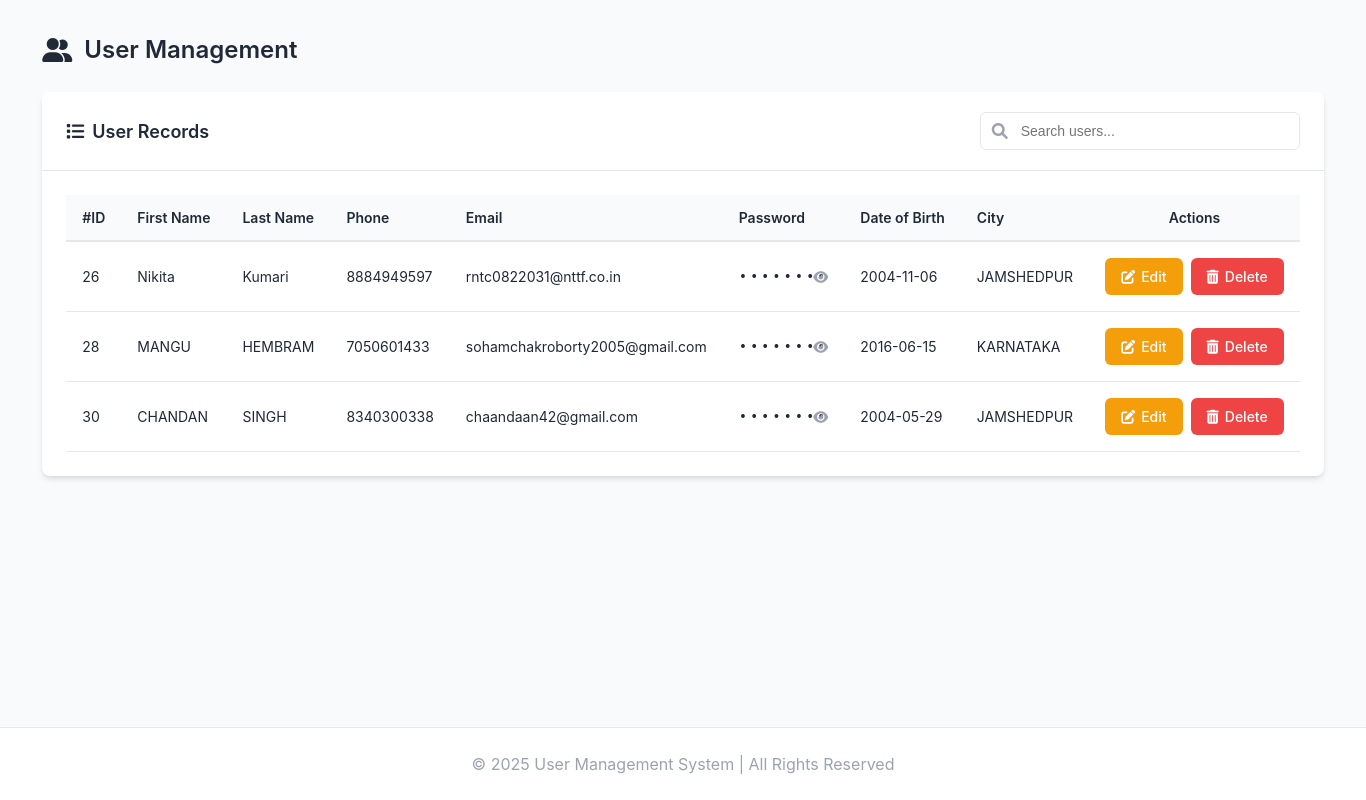
The page /php/users.php on the database as committed earlier.
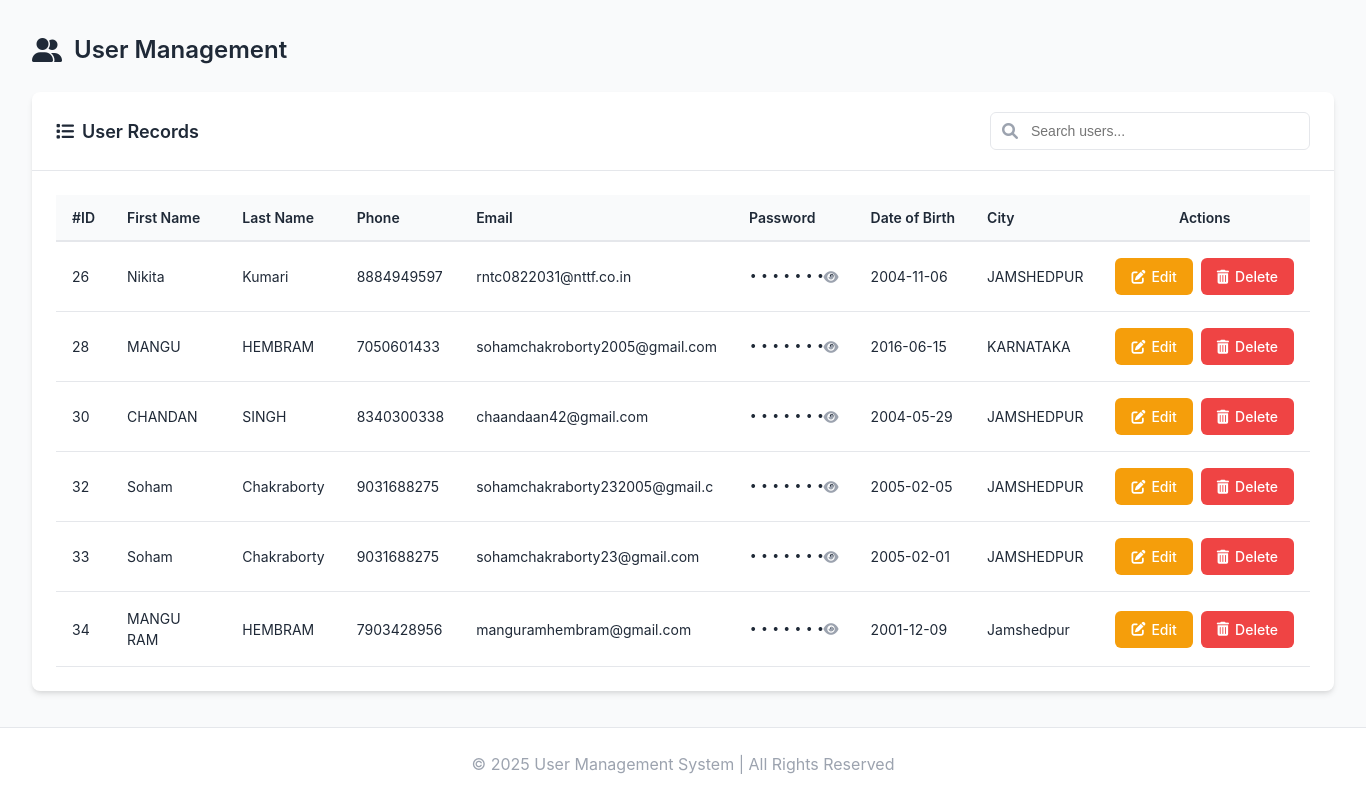
The same page on the database as committed later.
### tables this page shows
CREATE TABLE `user` (
  `ID` int(12) NOT NULL,
  `FirstName` varchar(30) NOT NULL,
  `LastName` varchar(30) NOT NULL,
  `Phone` bigint(10) NOT NULL,
  `Mail` varchar(30) NOT NULL,
  `Password` varchar(16) NOT NULL,
  `DOB` date NOT NULL,
  `City` varchar(20) NOT NULL
);

### php/users.php (the view, shortened to what this page needs)
<!DOCTYPE html>
<html lang="en">
<head>
    <link rel="stylesheet" href="https://cdnjs.cloudflare.com/ajax/libs/font-awesome/6.0.0-beta3/css/all.min.css">
</head>
<body>
    <div class="dashboard">
        <main class="main-content">
            <h1 class="page-title">
                <i class="fas fa-user-friends"></i>
                User Management
            </h1>
            <div class="card">
                <div class="card-header">
                    <h2 class="card-title">
                        <i class="fas fa-list"></i>
                        User Records
                    </h2>
                    <div class="search-container">
                        <input type="text" id="searchInput" class="search-input" placeholder="Search users...">
                    </div>
                </div>
                <div class="card-body">
                    <div class="table-container">
                        <?php
                        include 'signup.php';
                        $query = "SELECT * FROM user";
                        $run = mysqli_query($con, $query);
                        $count = mysqli_num_rows($run);
                        if ($count > 0) {
                        ?>
                            <table id="usersTable">
                                <thead>
                                    <tr>
                                        <th>#ID</th>
                                        <th>First Name</th>
                                        <th>Last Name</th>
                                        <th>Phone</th>
                                        <th>Email</th>
                                        <th>Password</th>
                                        <th>Date of Birth</th>
                                        <th>City</th>
                                        <th class="text-center">Actions</th>
                                    </tr>
                                </thead>
                                <tbody>
                                    <?php while ($call = mysqli_fetch_assoc($run)) { ?>
                                        <tr>
                                            <td><?= htmlspecialchars($call['ID']); ?></td>
                                            <td><?= htmlspecialchars($call['FirstName']); ?></td>
                                            <td><?= htmlspecialchars($call['LastName']); ?></td>
                                            <td><?= htmlspecialchars($call['Phone']); ?></td>
                                            <td><?= htmlspecialchars($call['Mail']); ?></td>
                                            <td class="password-cell">
                                                <span class="password-hidden" data-password="<?= htmlspecialchars($call['Password']); ?>">
                                                    ••••••••
                                                </span>
                                                <button class="toggle-password">
                                                    <i class="fas fa-eye"></i>
                                                </button>
                                            </td>
                                            <td><?= htmlspecialchars($call['DOB']); ?></td>
                                            <td><?= htmlspecialchars($call['City']); ?></td>
                                            <td class="text-center">
                                                <div class="action-cell">
                                                    <a href="user_update.php?id=<?= $call['ID']; ?>" class="btn btn-edit">
                                                        <i class="fas fa-edit"></i>
                                                        <span class="hide-mobile">Edit</span>
                                                    </a>
                                                    <a href="user_delete.php?id=<?= $call['ID']; ?>"
                                                       onclick="return confirm('Are you sure you want to delete this user? This action cannot be undone.');"
                                                       class="btn btn-delete">
                                                        <i class="fas fa-trash-alt"></i>
                                                        <span class="hide-mobile">Delete</span>
                                                    </a>
                                                </div>
                                            </td>
                                        </tr>
                                    <?php } ?>
                                </tbody>
                            </table>
                        <?php
                        }
                        ?>
                    </div>
                </div>
            </div>
        </main>
        <footer class="footer">
            <p>&copy; <?php echo date('Y'); ?> User Management System | All Rights Reserved</p>
        </footer>
    </div>
</body>
</html>

Rows that differ between the two databases and show on the page:
added user: ID "32", FirstName "Soham", LastName "Chakraborty", Phone "9031688275", Mail "sohamchakraborty232005@gmail.c", DOB "2005-02-05", City "JAMSHEDPUR"
added user: ID "33", FirstName "Soham", LastName "Chakraborty", Phone "9031688275", Mail "sohamchakraborty23@gmail.com", DOB "2005-02-01", City "JAMSHEDPUR"
added user: ID "34", FirstName "MANGU RAM", LastName "HEMBRAM", Phone "7903428956", Mail "manguramhembram@gmail.com", DOB "2001-12-09", City "Jamshedpur"
